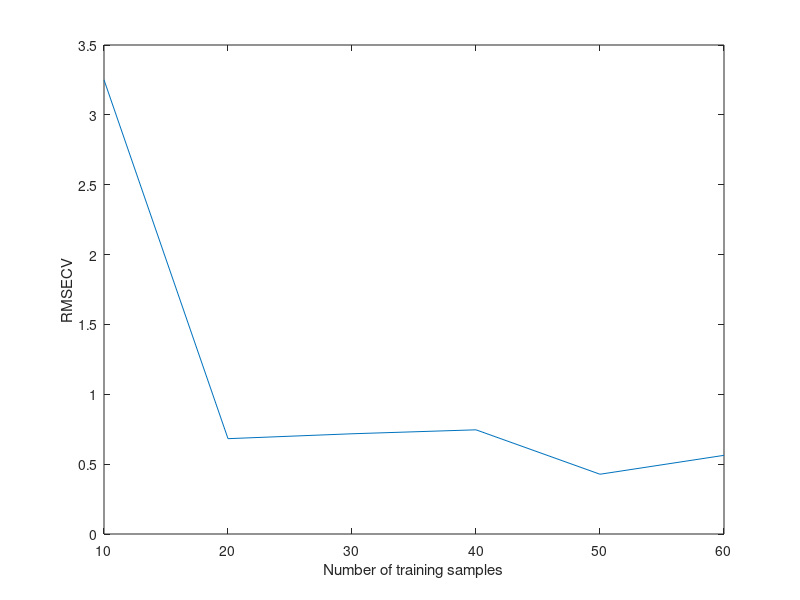

MATLAB code for this plot:
x = [10:10:60];
y = [3.25067 0.682356 0.717405 	0.7457	0.4278	0.56304];
plot(x,y);
xlabel('Number of training samples');
ylabel('RMSECV');